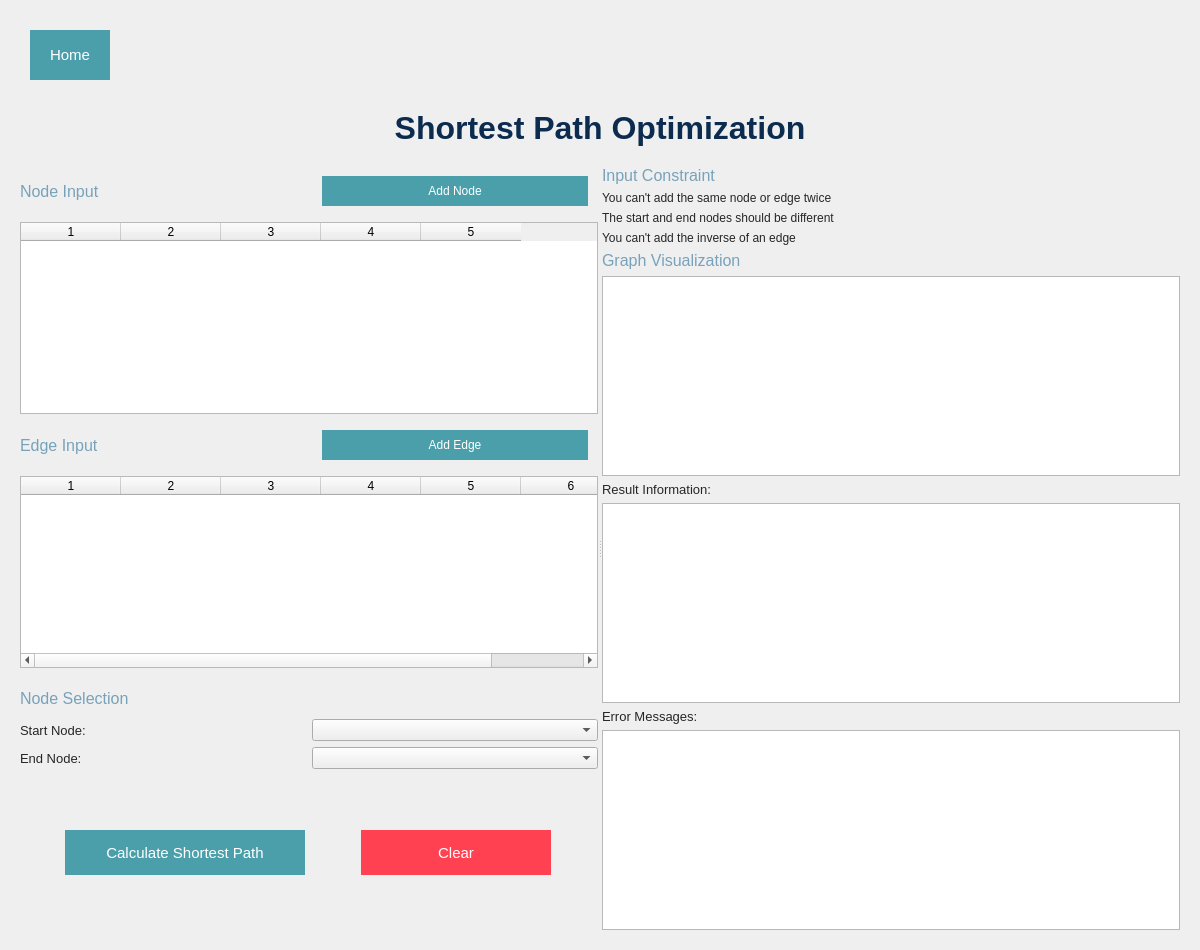
<?xml version="1.0" encoding="UTF-8"?>
<ui version="4.0">
 <class>MainWindow</class>
 <widget class="QMainWindow" name="MainWindow">
  <property name="geometry">
   <rect>
    <x>0</x>
    <y>0</y>
    <width>1200</width>
    <height>950</height>
   </rect>
  </property>
  <widget class="QWidget" name="centralwidget">
   <layout class="QVBoxLayout" name="main_layout">
    <property name="leftMargin">
     <number>20</number>
    </property>
    <property name="topMargin">
     <number>20</number>
    </property>
    <property name="rightMargin">
     <number>20</number>
    </property>
    <property name="bottomMargin">
     <number>20</number>
    </property>
    <item>
     <widget class="QPushButton" name="returnHome">
      <property name="maximumSize">
       <size>
        <width>100</width>
        <height>70</height>
       </size>
      </property>
      <property name="font">
       <font>
        <pointsize>11</pointsize>
       </font>
      </property>
      <property name="cursor">
       <cursorShape>PointingHandCursor</cursorShape>
      </property>
      <property name="styleSheet">
       <string notr="true">
                        QPushButton {
                            background-color: #4a9fab;
                            border: none;
                            color: white;
                            padding: 10px ;
                            margin: 10px;
                            height: 35px;
                        }
                        QPushButton:hover {
                            background-color: #3e858f;
                        }
                    </string>
      </property>
      <property name="text">
       <string>Home</string>
      </property>
     </widget>
    </item>
    <item>
     <widget class="QLabel" name="top_title">
      <property name="maximumSize">
       <size>
        <width>16777215</width>
        <height>150</height>
       </size>
      </property>
      <property name="font">
       <font>
        <pointsize>24</pointsize>
        <weight>75</weight>
        <bold>true</bold>
       </font>
      </property>
      <property name="styleSheet">
       <string notr="true">
                                QLabel {
                                color: #0b2b4f;
                                }
                            </string>
      </property>
      <property name="text">
       <string>Shortest Path Optimization</string>
      </property>
      <property name="alignment">
       <set>Qt::AlignCenter</set>
      </property>
     </widget>
    </item>
    <item>
     <widget class="QSplitter" name="splitter">
      <property name="orientation">
       <enum>Qt::Horizontal</enum>
      </property>
      <widget class="QWidget" name="left_widget">
       <layout class="QVBoxLayout" name="left_layout">
        <item>
         <layout class="QHBoxLayout" name="node_layout">
          <item>
           <widget class="QLabel" name="node_input_title">
            <property name="font">
             <font>
              <pointsize>12</pointsize>
             </font>
            </property>
            <property name="styleSheet">
             <string notr="true">
                                                        QLabel {
                                                        color: #77a2ba;
                                                        }
                                                    </string>
            </property>
            <property name="text">
             <string>Node Input</string>
            </property>
           </widget>
          </item>
          <item>
           <widget class="QPushButton" name="add_node_button">
            <property name="font">
             <font>
              <pointsize>9</pointsize>
             </font>
            </property>
            <property name="cursor">
             <cursorShape>PointingHandCursor</cursorShape>
            </property>
            <property name="styleSheet">
             <string notr="true">
                                                        QPushButton {
                                                        background-color: #4a9fab;
                                                        border: none;
                                                        color: white;
                                                        padding: 5px ;
                                                        margin: 10px;
                                                        height: 20px;
                                                        }
                                                        QPushButton:hover {
                                                        background-color: #3e858f;
                                                        }
                                                    </string>
            </property>
            <property name="text">
             <string>Add Node</string>
            </property>
           </widget>
          </item>
         </layout>
        </item>
        <item>
         <widget class="QTableWidget" name="node_input_table">
          <property name="columnCount">
           <number>5</number>
          </property>
          <column/>
          <column/>
          <column/>
          <column/>
          <column/>
         </widget>
        </item>
        <item>
         <layout class="QHBoxLayout" name="edge_layout">
          <item>
           <widget class="QLabel" name="edge_input_title">
            <property name="font">
             <font>
              <pointsize>12</pointsize>
             </font>
            </property>
            <property name="styleSheet">
             <string notr="true">
                                                        QLabel {
                                                        color: #77a2ba;
                                                        }
                                                    </string>
            </property>
            <property name="text">
             <string>Edge Input</string>
            </property>
           </widget>
          </item>
          <item>
           <widget class="QPushButton" name="add_edge_button">
            <property name="font">
             <font>
              <pointsize>9</pointsize>
             </font>
            </property>
            <property name="cursor">
             <cursorShape>PointingHandCursor</cursorShape>
            </property>
            <property name="styleSheet">
             <string notr="true">
                                                        QPushButton {
                                                        background-color: #4a9fab;
                                                        border: none;
                                                        color: white;
                                                        padding: 5px;
                                                        margin: 10px;
                                                        height: 20px;
                                                        }
                                                        QPushButton:hover {
                                                        background-color: #3e858f;
                                                        }
                                                    </string>
            </property>
            <property name="text">
             <string>Add Edge</string>
            </property>
           </widget>
          </item>
         </layout>
        </item>
        <item>
         <widget class="QTableWidget" name="edge_input_table">
          <property name="columnCount">
           <number>6</number>
          </property>
          <property name="topMargin" stdset="0">
           <number>20</number>
          </property>
          <column/>
          <column/>
          <column/>
          <column/>
          <column/>
          <column/>
         </widget>
        </item>
        <item>
         <layout class="QHBoxLayout" name="node_selection_layout">
          <property name="topMargin">
           <number>15</number>
          </property>
          <item>
           <widget class="QLabel" name="node_selection_label">
            <property name="font">
             <font>
              <pointsize>12</pointsize>
             </font>
            </property>
            <property name="styleSheet">
             <string notr="true">
                                                        QLabel {
                                                        color: #77a2ba;
                                                        }
                                                    </string>
            </property>
            <property name="text">
             <string>Node Selection</string>
            </property>
           </widget>
          </item>
         </layout>
        </item>
        <item>
         <layout class="QHBoxLayout" name="node_selection_layout">
          <property name="topMargin">
           <number>5</number>
          </property>
          <item>
           <widget class="QLabel" name="start_node_label">
            <property name="font">
             <font>
              <pointsize>10</pointsize>
             </font>
            </property>
            <property name="styleSheet">
             <string notr="true">
                                                        QLabel {
                                                        color: #262626;
                                                        }
                                                    </string>
            </property>
            <property name="text">
             <string>Start Node:</string>
            </property>
           </widget>
          </item>
          <item>
           <widget class="QComboBox" name="start_node_combo">
            <property name="maximumSize">
             <size>
              <width>300</width>
              <height>100</height>
             </size>
            </property>
           </widget>
          </item>
         </layout>
        </item>
        <item>
         <layout class="QHBoxLayout" name="node_selection_layout">
          <item>
           <widget class="QLabel" name="end_node_label">
            <property name="font">
             <font>
              <pointsize>10</pointsize>
             </font>
            </property>
            <property name="styleSheet">
             <string notr="true">
                                                        QLabel {
                                                        color: #262626;
                                                        }
                                                    </string>
            </property>
            <property name="text">
             <string>End Node:</string>
            </property>
           </widget>
          </item>
          <item>
           <widget class="QComboBox" name="end_node_combo">
            <property name="maximumSize">
             <size>
              <width>300</width>
              <height>50</height>
             </size>
            </property>
           </widget>
          </item>
         </layout>
        </item>
        <item>
         <layout class="QHBoxLayout" name="submit_buttons_layout">
          <property name="topMargin">
           <number>50</number>
          </property>
          <property name="bottomMargin">
           <number>50</number>
          </property>
          <item>
           <widget class="QPushButton" name="calculate_button">
            <property name="maximumSize">
                <size>
                 <width>250</width>
                 <height>16777215</height>
                </size>
            </property>
            <property name="font">
             <font>
              <pointsize>11</pointsize>
             </font>
            </property>
            <property name="cursor">
             <cursorShape>PointingHandCursor</cursorShape>
            </property>
            <property name="styleSheet">
             <string notr="true">
                                                        QPushButton {
                                                        background-color: #4a9fab;
                                                        border: none;
                                                        color: white;
                                                        padding: 5px ;
                                                        margin: 5px;
                                                        height: 35px;
                                                        }
                                                        QPushButton:hover {
                                                        background-color: #3e858f;
                                                        }
                                                    </string>
            </property>
            <property name="text">
             <string>Calculate Shortest Path</string>
            </property>
           </widget>
          </item>
          <item>
           <widget class="QPushButton" name="clear_button">
            <property name="maximumSize">
             <size>
              <width>200</width>
              <height>16777215</height>
             </size>
            </property> 
            <property name="font">
             <font>
              <pointsize>11</pointsize>
             </font>
            </property>
            <property name="cursor">
             <cursorShape>PointingHandCursor</cursorShape>
            </property>
            <property name="styleSheet">
             <string notr="true">
                                                        QPushButton {
                                                        background-color: #ff4151;
                                                        border: none;
                                                        color: white;
                                                        padding: 5px ;
                                                        margin: 5px;
                                                        height: 35px;
                                                        }
                                                        QPushButton:hover {
                                                        background-color: #f0505d;
                                                        }
                                                    </string>
            </property>
            <property name="text">
             <string>Clear</string>
            </property>
           </widget>
          </item>
         </layout>
        </item>
       </layout>
      </widget>
      <widget class="QWidget" name="right_widget">
       <layout class="QVBoxLayout" name="right_layout">
        <item>
         <layout class="QVBoxLayout" name="remark_layout">
          <item>
           <widget class="QLabel" name="input_constraint">
            <property name="font">
             <font>
              <pointsize>12</pointsize>
             </font>
            </property>
            <property name="styleSheet">
             <string notr="true">
                                                        QLabel {
                                                        color: #77a2ba;
                                                        }
                                                    </string>
            </property>
            <property name="text">
             <string>Input Constraint</string>
            </property>
           </widget>
          </item>
         </layout>
        </item>
        <item>
         <layout class="QVBoxLayout" name="remark_layout">
          <item>
           <widget class="QLabel" name="constraint1_label">
            <property name="font">
             <font>
              <pointsize>9</pointsize>
             </font>
            </property>
            <property name="styleSheet">
             <string notr="true">
                                                        QLabel {
                                                        color: #262626;
                                                        }
                                                    </string>
            </property>
            <property name="text">
             <string>You can't add the same node or edge twice</string>
            </property>
           </widget>
          </item>
         </layout>
        </item>
        <item>
         <layout class="QVBoxLayout" name="remark_layout">
          <item>
           <widget class="QLabel" name="start_node_label">
            <property name="font">
             <font>
              <pointsize>9</pointsize>
             </font>
            </property>
            <property name="styleSheet">
             <string notr="true">
                                                        QLabel {
                                                        color: #262626;
                                                        }
                                                    </string>
            </property>
            <property name="text">
             <string>The start and end nodes should be different</string>
            </property>
           </widget>
          </item>
         </layout>
        </item>
        <item>
         <layout class="QVBoxLayout" name="remark_layout">
          <item>
           <widget class="QLabel" name="start_node_label">
            <property name="font">
             <font>
              <pointsize>9</pointsize>
             </font>
            </property>
            <property name="styleSheet">
             <string notr="true">
                                                        QLabel {
                                                        color: #262626;
                                                        }
                                                    </string>
            </property>
            <property name="text">
             <string>You can't add the inverse of an edge</string>
            </property>
           </widget>
          </item>
         </layout>
        </item>
        <item>
         <layout class="QVBoxLayout" name="graph_layout">
          <item>
           <widget class="QLabel" name="graph_title">
            <property name="font">
             <font>
              <pointsize>12</pointsize>
             </font>
            </property>
            <property name="styleSheet">
             <string notr="true">
                                                        QLabel {
                                                        color: #77a2ba;
                                                        }
                                                    </string>
            </property>
            <property name="text">
             <string>Graph Visualization</string>
            </property>
           </widget>
          </item>
         </layout>
        </item>
        <item>
         <widget class="QGraphicsView" name="graphicsView"/>
        </item>
        <item>
         <widget class="QLabel" name="result_info_label">
          <property name="font">
           <font>
            <pointsize>10</pointsize>
           </font>
          </property>
          <property name="styleSheet">
           <string notr="true">
                                                QLabel {
                                                color: #262626;
                                                }
                                            </string>
          </property>
          <property name="text">
           <string>Result Information:</string>
          </property>
         </widget>
        </item>
        <item>
         <widget class="QTextEdit" name="result_info_display">
          <property name="readOnly">
           <bool>true</bool>
          </property>
         </widget>
        </item>
        <item>
         <widget class="QLabel" name="error_label">
          <property name="font">
           <font>
            <pointsize>10</pointsize>
           </font>
          </property>
          <property name="styleSheet">
           <string notr="true">
                                                QLabel {
                                                color: #262626;
                                                }
                                            </string>
          </property>
          <property name="text">
           <string>Error Messages:</string>
          </property>
         </widget>
        </item>
        <item>
         <widget class="QTextEdit" name="error_display">
          <property name="verticalScrollBarPolicy">
           <enum>Qt::ScrollBarAsNeeded</enum>
          </property>
          <property name="readOnly">
           <bool>true</bool>
          </property>
          <property name="fixedHeight" stdset="0">
           <number>30</number>
          </property>
         </widget>
        </item>
       </layout>
      </widget>
     </widget>
    </item>
   </layout>
  </widget>
 </widget>
 <resources/>
 <connections/>
</ui>
